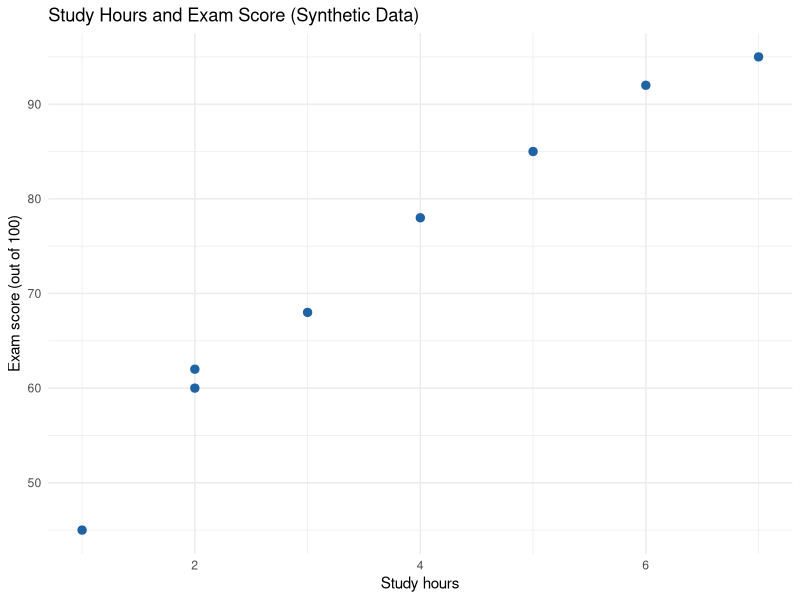
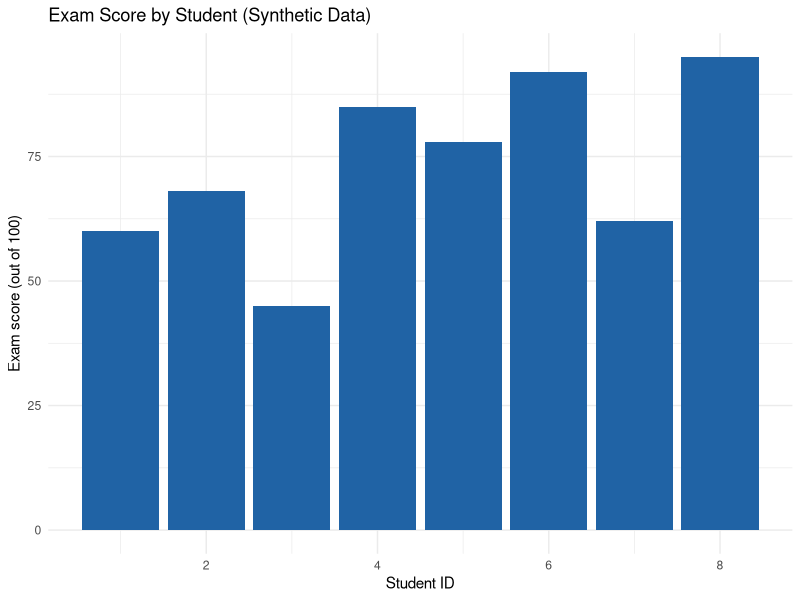

Generate these figures, in order, with R:
# R basics: run these commands in order, one line or short block at a time.
# Core lesson: sections 1–6. The second filter and bar chart are optional.

# 1. R is the language; RStudio is an app for writing and running R code.
# Type a command in the Console and press Enter, or use Run on a script line.
# This is a comment: R ignores text after #.

x <- 10  # Store 10 in x.
y <- 5   # Store 5 in y.
x + y    # Running a calculation in the Console shows its result.

# 2. The working directory is the folder R looks in for relative file paths.
# Opening the included RStudio Project sets it to this repository's folder.
getwd()       # Show the current working directory.
list.files()  # List files in that folder.

# Example only: replace the path with an existing folder on your computer.
# Using the RStudio Project is easier than changing folders by hand.
# setwd("path/to/your/project")

# Packages add functions. Install once when needed; load in each new session.
# If you do not have ggplot2, run the next line once in the Console.
# install.packages("ggplot2")
library(ggplot2)

# 3. R can do arithmetic. Try each expression and read its result.
10 + 5  # Addition.
10 - 5  # Subtraction.
10 * 5  # Multiplication.
10 / 5  # Division.
2^3     # Exponent: 2 cubed.
10 %% 3 # Remainder after dividing 10 by 3.

# Save a calculation so that you can reuse it.
total <- x + y
total

# 4. Objects can hold different kinds of values.
age <- 20           # Numeric value.
name <- "Student"   # Character (text) value; quotes are required.
is_student <- TRUE  # Logical value: TRUE or FALSE, without quotes.
scores <- c(70, 80, 90, 85)  # A vector of several values.

class(age)
class(name)
class(is_student)
class(scores)

# 5. A data frame is a table: each column has a name, each row an observation.
# These eight student records are synthetic and used only for practice.
students <- data.frame(
  student_id = 1:8,
  study_hours = c(2, 3, 1, 5, 4, 6, 2, 7),
  attendance = c(75, 80, 65, 90, 85, 95, 70, 98),
  exam_score = c(60, 68, 45, 85, 78, 92, 62, 95)
)

class(students)   # Confirm that students is a data frame.
head(students)    # View the first six rows.
str(students)     # See the number of rows and each column's type.
summary(students) # See quick statistics for each numeric column.

# The $ sign selects a named column from a data frame.
students$exam_score

# Calculate the average exam score and average study time.
mean(students$exam_score)
mean(students$study_hours)

# Keep rows where exam_score is greater than 80; the comma keeps all columns.
students[students$exam_score > 80, ]

# Create a new TRUE/FALSE column using a pass mark of 50.
students$passed <- students$exam_score >= 50
head(students)

# OPTIONAL: another way to select rows, this time by study hours.
students[students$study_hours > 3, ]

# 6. A scatter plot compares two numeric columns.
# ggplot() chooses the table, aes() puts columns on the axes,
# and geom_point() draws one dot for each student.
ggplot(students, aes(x = study_hours, y = exam_score)) +
  geom_point(color = "#2063A5", size = 2.5) +
  labs(
    title = "Study Hours and Exam Score (Synthetic Data)",
    x = "Study hours",
    y = "Exam score (out of 100)"
  ) +
  theme_minimal()

# In these made-up data, more study hours go with higher exam scores.
# The plot alone does not show that studying caused the score difference.

# OPTIONAL: a bar chart shows one exam score for each student.
# geom_col() uses the numeric exam_score values as the bar heights.
ggplot(students, aes(x = student_id, y = exam_score)) +
  geom_col(fill = "#2063A5") +
  labs(
    title = "Exam Score by Student (Synthetic Data)",
    x = "Student ID",
    y = "Exam score (out of 100)"
  ) +
  theme_minimal()
